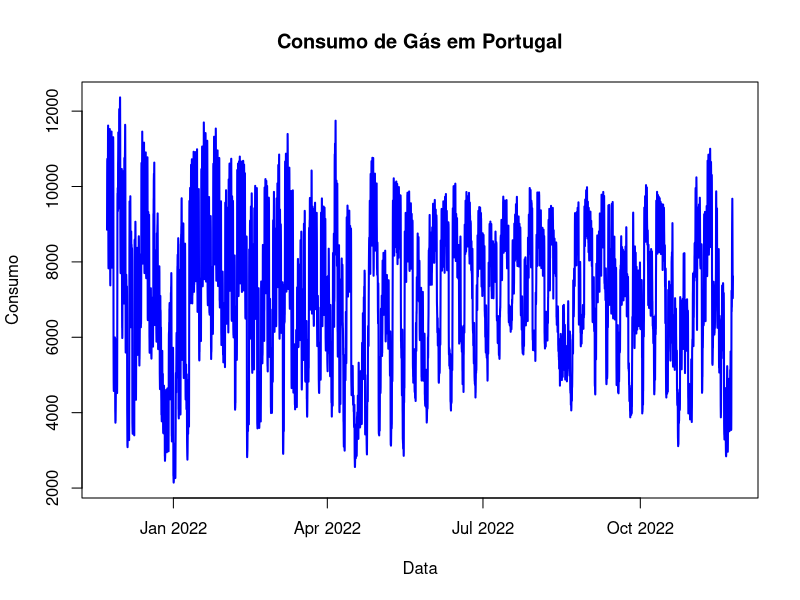

Write R code to recreate this figure.
## ---- chunk 1
dados <- read.csv2("./data/data.csv", skip = 2)
dados$Data <- as.POSIXct(dados$Data.e.Hora, format="%Y-%m-%d %H:%M:%S")
names(dados)
head(dados)

## ---- chunk 2
plot(dados$Data, dados$Consumo, type = "l", col = "blue",
     main = "Consumo de Gás em Portugal",
     xlab = "Data", ylab = "Consumo",
     lwd = 2)
